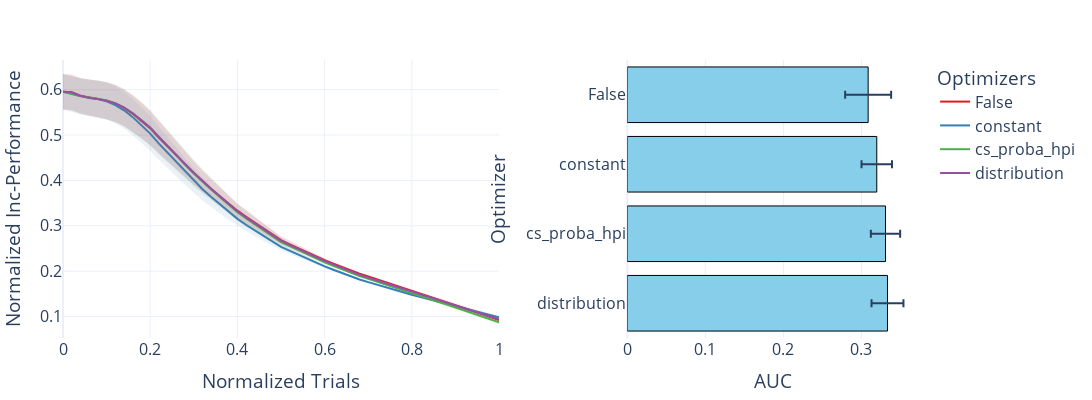

Notebook code cell kept with this figure:
### Code cell
plot_one_thing('adjust_cs')
